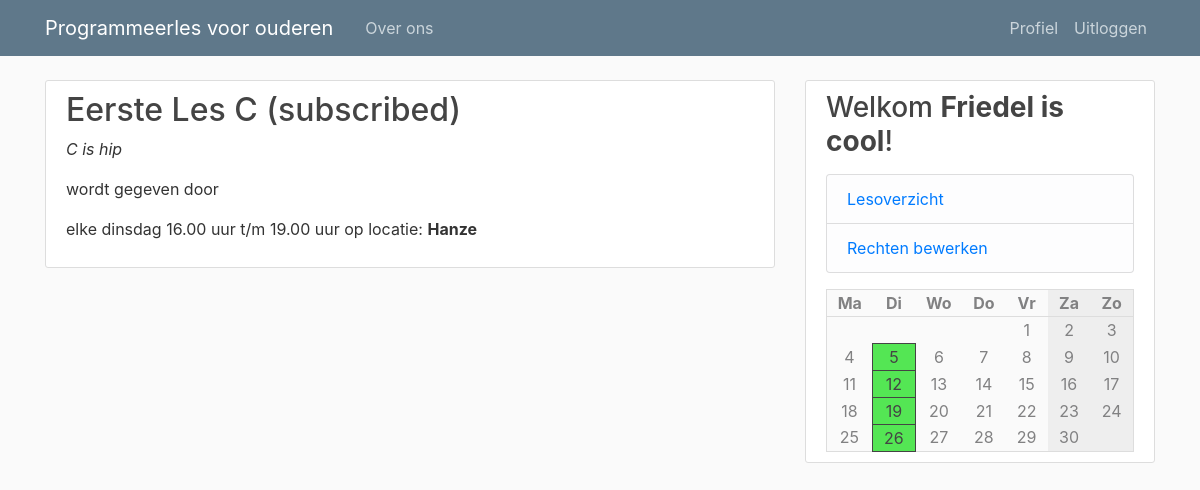
Screenshot of / (signed in) with the database file from the repository.
### pgmles/models.py (models this page shows, shortened)
class Course(db.Model):
    id = db.Column(db.Integer, primary_key=True)
    name = db.Column(db.String(100), nullable=False)
    description = db.Column(db.Text, nullable=False)
    teacher_id = db.Column(db.Integer, db.ForeignKey('user.id'), nullable=False)
    weekday = db.Column(db.Integer, nullable=False)
    start = db.Column(db.String(10), nullable=False, default=datetime.utcnow)
    end = db.Column(db.String(10), nullable=False, default=datetime.utcnow)
    location = db.Column(db.String(120), nullable=False)

class User(db.Model, UserMixin):
    id = db.Column(db.Integer, primary_key=True)
    type = db.Column(db.String(6), nullable=False, default="client")
    username = db.Column(db.String(20), unique=True, nullable=False)
    email = db.Column(db.String(120), unique=True, nullable=False)
    image_file = db.Column(db.String(20), nullable=False, default='default.jpg')
    password = db.Column(db.String(60), nullable=False)

### pgmles/routes.py (the view)
@app.route("/")
def index():
    courses = Course.query.all()
    subscriptions = []
    teachers = User.query.filter_by(type='teacher')
    if current_user.is_authenticated:
        subscriptions = [ cm.course_id for cm in CourseMember.query.filter_by(user_id=current_user.id) ]
    return render_template('index.html', calendar=make_calendar(), courses=courses, subs=subscriptions, teachers=teachers)

### pgmles/models.py (called while the page is built)
@login_manager.user_loader
def load_user(user_id):
    return User.query.get(int(user_id))

### pgmles/routes.py (called while the page is built)
def make_calendar():
    weekdays = list(enumerate(['Ma', 'Di', 'Wo', 'Do', 'Vr', 'Za', 'Zo']))
    courses = [ None, None, None, None, None, None, None ]
    if current_user.is_authenticated:
        subscriptions = [ cm.course_id for cm in CourseMember.query.filter_by(user_id=current_user.id) ]
        courses = [ ' +\n'.join([ c.name for c in Course.query.filter_by(weekday=i) if c.id in subscriptions ]) for i in range(7) ]
    today = datetime.today()
    m = Month()
    rows = []
    for days in m.monthdayscalendar(today.year, today.month):
        rows.append([ (i, d, courses[i]) for i, d in enumerate(days) ])
    return { 'weekdays': weekdays, 'rows': rows }

### pgmles/templates/index.html
{% extends "layout.html" %}
{% block content %}
    {% for course in courses %}
        <article class="media content-section">
          <div class="media-body">
            <h2><a class="article-title" href="{{url_for('course', course_id=course.id)}}">
              {{ course.name }}
              {{ '(subscribed)' if course.id in subs }}
            </a></h2>
            <p><i>{{ course.description }}</i></p>
            <p>wordt gegeven door {% for teacher in teachers if teacher.id == course.teacher_id %}{{ teacher.username  }},{% endfor %}</p>
            <p>elke {{ ['maandag', 'dinsdag', 'woensdag', 'donderdag', 'vrijdag', 'zaterdag', 'zondag'][course.weekday] }} {{ course.start }} uur t/m {{ course.end }} uur op locatie: <b>{{ course.location }}</b></p>
          </div>
        </article>
    {% endfor %}
{% endblock content %}

### pgmles/templates/layout.html (shortened to what this page needs)
<!DOCTYPE html>
<html>
<head>
    <link rel="stylesheet" href="https://maxcdn.bootstrapcdn.com/bootstrap/4.0.0/css/bootstrap.min.css">
    <link rel="stylesheet" type="text/css" href="{{ url_for('static', filename='main.css') }}">
</head>
<body>
    <header class="site-header">
      <nav class="navbar navbar-expand-md navbar-dark bg-steel fixed-top">
        <div class="container">
          <a class="navbar-brand mr-4" href="/">Programmeerles voor ouderen</a>
          <div class="collapse navbar-collapse" id="navbarToggle">
            <div class="navbar-nav mr-auto">
              <a class="nav-item nav-link" href="/about">Over ons</a>
            </div>
            <div class="navbar-nav">
              {% if current_user.is_authenticated %}
                <a class="nav-item nav-link" href="{{ url_for('account') }}">Profiel</a>
                <a class="nav-item nav-link" href="{{ url_for('logout') }}">Uitloggen</a>
              {% else %}
                <a class="nav-item nav-link" href="{{ url_for('login') }}">Inloggen</a>
                <a class="nav-item nav-link" href="{{ url_for('register') }}">Registeren</a>
              {% endif %}
            </div>
          </div>
        </div>
      </nav>
    </header>
    <main role="main" class="container">
      <div class="row">
        <div class="col-md-8">
          {% block content %}{% endblock %}
        </div>
        <div class="col-md-4">
          <div class="content-section">
            <h3>Welkom <b>{{ current_user.username if current_user.is_authenticated else 'gast' }}</b>!</h3>
            {% if current_user.type == 'teacher' or current_user.type == 'admin' %}
            <p class='text-muted'>
              <ul class="list-group">
                <li class="list-group-item list-group-item-light"><a href="{{ url_for('course_overview') }}">Lesoverzicht</a></li>
                {% if current_user.type == 'admin' %}
                <li class="list-group-item list-group-item-light"><a href="{{ url_for('admin') }}">Rechten bewerken</a></li>
                {% endif %}
              </ul>
            </p>
            {% endif %}
            <table class='calendar'>
              <tr>
                {% for d, day in calendar['weekdays'] %}
                  <th class="{{ 'weekend' if d >= 5 }}">{{ day }}</th>
                {% endfor %}
              </tr>
              {% for row in calendar['rows'] %}
                <tr>
                  {% for d, day, course in row %}
                      <td class="{{ 'weekend' if d >= 5 }} {{ 'course' if course and day }}">
                        {{ day if day }}
                      </td>
                  {% endfor %}
                </tr>
             {% endfor %}
            </table>
          </div>
        </div>
      </div>
    </main>
</body>
</html>

### pgmles/static/main.css (style rules this page uses)
body { background: #fafafa; color: #333333; margin-top: 5rem; }
h1, h2, h3, h4, h5, h6 { color: #444444; }
.bg-steel { background-color: #5f788a; }
.site-header .navbar-nav .nav-link { color: #cbd5db; }
.content-section { background: #ffffff; padding: 10px 20px; border: 1px solid #dddddd; border-radius: 3px; margin-bottom: 20px; }
.article-title { color: #444444; }
.calendar { background-color: #fafafa; width: 100%; color: #818182; border: #dddddd solid 1px; }
.calendar .weekend { background-color: #eee; }
.calendar th { border-bottom: #ddd solid 1px; }
.calendar th, td { text-align: center; width: 100px; position: relative; }
.calendar .course { background: rgb(84, 230, 84); border: #444 solid 1px; color: #444 }

### rows the page displays
Course: name "Eerste Les C", id "(subscribed)", description "C is hip", weekday "dinsdag", start "16.00", end "19.00", location "Hanze", teacher "5", day "12", day "19", day "26"
User: username "Friedel is cool"

### other values shown
{{ day }} "Ma" "Di" "Wo" "Do" "Vr" "Za" "Zo"
{{ day if day }} "1" "2" "3" "4" "6" "7" "8" "9" "10" "11" "13" "14" "15" "16" "17" "18" "20" "21" "22" "23" "24" "25" "27" "28" "29" "30"
